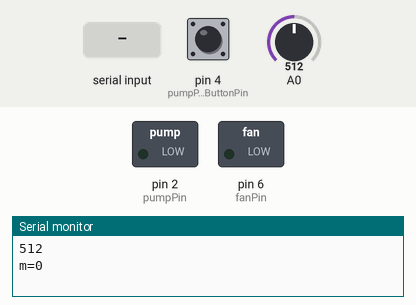
Recording of a sketch running on a simulated Arduino Uno, built with avr-gcc and run on an emulated ATmega328P. Parts: switched loads named in the sketch (green lamp = pin HIGH), the last lines printed to the serial monitor. The test bench sets the inputs (shaded band); at power-on: pin 4 (pumpPrimeButtonPin) HIGH, A0 = 512.

Above: at 1.2 s.
1.3 s: "w\n" received over Serial
At 3.6 s:
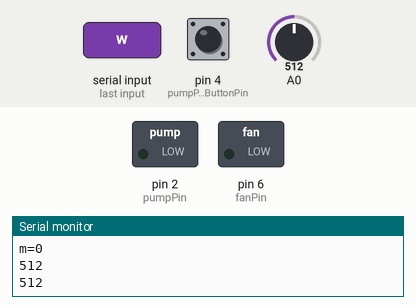
3.9 s: pin 4 (pumpPrimeButtonPin) pulled LOW for 3.2 s
At 5.6 s:
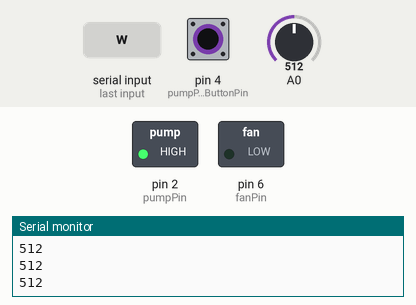
Timing chart, 0 to 8.7 s (numbered marks = the images above; inputs shaded):
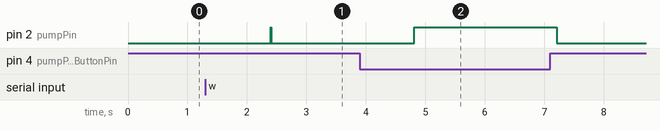

Measured:
- after the input at 1.3 s, pin 2 (pumpPin): LOW → HIGH after 1.1 s, → LOW 0.01 s later
- after the input at 3.9 s, pin 2 (pumpPin): LOW → HIGH after 0.91 s, → LOW 2.4 s later

The sketch:

plantCordArduino.ino
```cpp
const int AirValue = 410;
const int WaterValue = 188;
const int serialSendTime = 5000;
const int moistureSampleRate = 1200;
const int pumpWaterTimeMin = 10;
const int pumpWaterTimeMax = 100;
const int pumpPin = 2;
const int pumpPrimeButtonPin = 4;
const int fanPin = 6;
const byte DATA_MAX_SIZE = 32;
char data[DATA_MAX_SIZE];

int soilMoistureArray[] = {0,0,0,0,0,0,0,0,0,0,0,0,0,0,0};
int soilMoistureArrayLength = 15;
unsigned long serialSendTimer = 0;
int pumpPrimeButtonState = 0;


void setup() {
  pinMode(fanPin, OUTPUT);
  pinMode(pumpPin, OUTPUT);
  pinMode(pumpPrimeButtonPin, INPUT_PULLUP);
  Serial.begin(9600);
}
void loop() {
  int currentSoilMoisture = getCurrentSoilMoisture();
  if(millis() > serialSendTimer || millis() < (serialSendTimer - serialSendTime)){
    Serial.print("m=");
    Serial.println(currentSoilMoisture);
    serialSendTimer = millis() + serialSendTime;
  }
  receiveData();
  handlePump();
  handleFan();
  delay(moistureSampleRate);
}

void handleFan(){
  if(String(data[0]) == "f"){
    //Serial.println("Fan command detected");
    char *p = &data[1];
    int fanPower = atoi(p);
    if(fanPower < 0){
      fanPower = 0;
    }else if(fanPower > 255){
      fanPower = 255;
    }
    analogWrite(fanPin, fanPower);
    //Serial.println(fanPower);
  }
}

void handlePump(){
  if(digitalRead(pumpPrimeButtonPin) == HIGH){
    if(pumpPrimeButtonState == 1){
      digitalWrite(pumpPin, LOW);
      pumpPrimeButtonState = 0;
    }
    if(String(data[0]) == "w"){
      //water command received
      char *p = &data[1];
      int pumpWaterTime = atoi(p);
      //defined min max just in case if something goes wrong.
      if(pumpWaterTime < pumpWaterTimeMin){
        pumpWaterTime = pumpWaterTimeMin;
      }else if(pumpWaterTime > pumpWaterTimeMax){
        pumpWaterTime = pumpWaterTimeMax;
      }
      digitalWrite(pumpPin, HIGH);
      delay(pumpWaterTime);
      digitalWrite(pumpPin, LOW);
    }
  }else{
    if(pumpPrimeButtonState == 0){
      digitalWrite(pumpPin, HIGH);
      pumpPrimeButtonState = 1;
    }
  }
}

int getCurrentSoilMoisture(){
  int soilMoistureValue = analogRead(A0);
  Serial.println(soilMoistureValue);
  int soilMoisturePercent = map(soilMoistureValue, AirValue, WaterValue, 0, 100);
  if(soilMoisturePercent >= 100){
    soilMoisturePercent = 100;
  }else if(soilMoisturePercent <=0){
    soilMoisturePercent = 0;
  }
  //push the new value to the moisture array
  for (int i = soilMoistureArrayLength-1; i > 0; i--) {
    soilMoistureArray[i] = soilMoistureArray[i - 1];
  }
  soilMoistureArray[0] = soilMoisturePercent;
  //return array average
  int soilMoisturePercentAverage = 0;
  for (int i = 0; i < soilMoistureArrayLength; i++) {
    soilMoisturePercentAverage += soilMoistureArray[i];
    //Serial.print(soilMoistureArray[i]);
    //Serial.print(",");
  }
  //Serial.println("]");
  soilMoisturePercentAverage = soilMoisturePercentAverage / soilMoistureArrayLength;
  return soilMoisturePercentAverage;
}

void receiveData() {
  static char endMarker = '\n';
  char receivedChar;
  int ndx = 0;
  // clean data buffer
  memset(data, 32, sizeof(data));
  while(Serial.available() > 0) {
    receivedChar = Serial.read();
    if (receivedChar == endMarker) {
      data[ndx] = '\0';
      return;
    }
    data[ndx] = receivedChar;
    ndx++;
    if (ndx >= DATA_MAX_SIZE) {
      break;
    }
  }
  memset(data, 32, sizeof(data));
}
```
